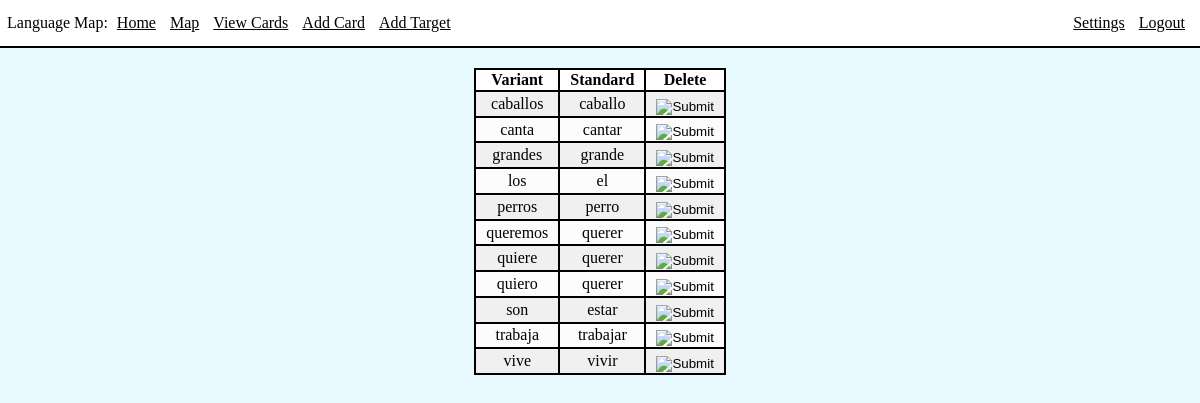
/variants (signed in), run on an earlier commit of the app's database.
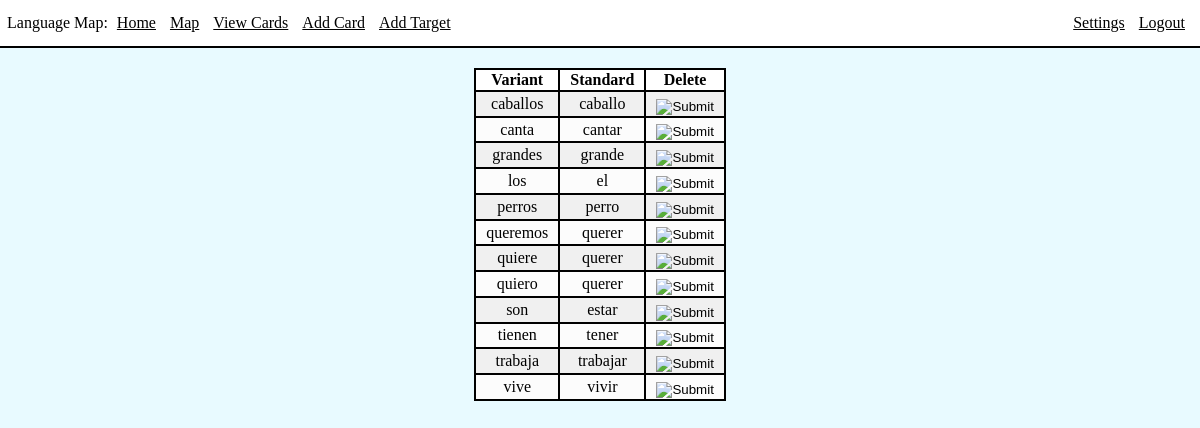
And on a later commit of the database.
### app/models.py (models this page shows, shortened)
class Variant(db.Model):
    id = db.Column(db.Integer, primary_key=True)
    word = db.Column(db.String(20), index=True)
    card_id = db.Column(db.Integer, db.ForeignKey('card.id'))

class Card(db.Model):
    id = db.Column(db.Integer, primary_key=True)
    word = db.Column(db.String(64), index=True, unique=True)
    translation = db.Column(db.String(1000), index=True)
    variants = db.relationship("Variant", backref='card', lazy=True)

### app/routes.py (the view)
@app.route('/variants', methods=['GET', 'POST'])
@login_required
def variants():
    variants = Variant.query.filter().order_by(Variant.word)
    return render_template('variants.html', title='Manage Variants', variants=variants)

### app/models.py (called while the page is built)
@login.user_loader
def load_user(id):
    return User.query.get(int(id))

### app/templates/variants.html
{% extends 'base.html' %}
{% block content %}
    <div class="int">
        <table>
            <thead>
                <th>Variant</th>
                <th>Standard</th>
                <th>Delete</th>
            </thead>
            <tbody>
            {% for variant in variants %}
            <tr>
                <td>{{ variant.word }}</td>
                <td>{{ variant.card.word }}</td>
                <td>
                    <form action="{{ url_for('deleteVariant', variantID=variant.id) }}" method="POST">
                        <input type="image" class="btnimg" src="../static/images/delete.png">
                    </form>
                </td>
            </tr>
            {% endfor %}
            </tbody>
        </table>
    </div>
{% endblock %}

What changed in the data, as far as the page shows it:
added Variant: word "tienen", card.word "tener"
